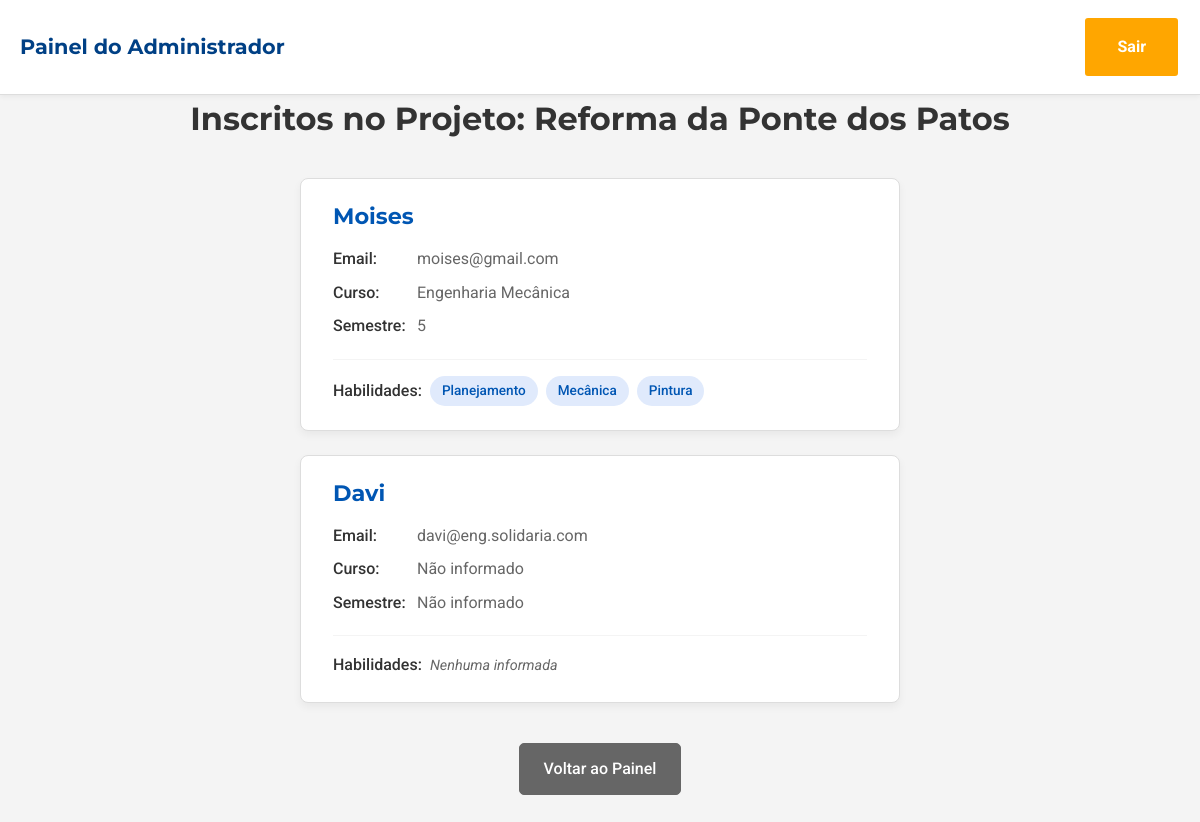
Page /admin/project/2/volunteers (signed in) on the committed database.
### ES/models.py (models this page shows, shortened)
class Project(db.Model):
    id = db.Column(db.Integer, primary_key=True)
    title = db.Column(db.String(150), nullable=False)
    description = db.Column(db.Text, nullable=False)
    location = db.Column(db.String(100), nullable=False)
    status = db.Column(db.String(50), nullable=False, default='Não Inicializada')
    work_date = db.Column(db.Date, nullable=True)
    responsible_org = db.Column(db.String(150), nullable=True)
    responsible_contact = db.Column(db.String(100), nullable=True)
    voluntarios = db.relationship('User', secondary=inscricoes, back_populates='projects')
    required_skills = db.relationship('Skill', secondary=project_skills, lazy='subquery', backref=db.backref('projects', lazy=True))

class User(db.Model):
    id = db.Column(db.Integer, primary_key=True)
    nome = db.Column(db.String(100), nullable=False)
    email = db.Column(db.String(100), unique=True, nullable=False)
    senha = db.Column(db.String(256), nullable=False)
    projects = db.relationship('Project', secondary=inscricoes, back_populates='voluntarios')
    is_admin = db.Column(db.Boolean, default=False, nullable=False)
    course = db.Column(db.String(100), nullable=True)
    semester = db.Column(db.Integer, nullable=True)
    projects = db.relationship('Project', secondary=inscricoes, back_populates='voluntarios')
    skills = db.relationship('Skill', secondary=user_skills, lazy='subquery', backref=db.backref('users', lazy=True))

class Skill(db.Model):
    id = db.Column(db.Integer, primary_key=True)
    name = db.Column(db.String(50), unique=True, nullable=False)

### ES/routes.py (the view)
@main.route('/admin/project/<int:project_id>/volunteers')
@admin_required
def view_volunteers(project_id):
    projeto = Project.query.get_or_404(project_id)
    return render_template('volunteers.html', project=projeto, logged_in=True)

### ES/routes.py (called while the page is built)
def admin_required(f):
    @wraps(f)
    def decorated_function(*args, **kwargs):
        if 'user_id' not in session:
            flash('Acesso negado. Por favor, faça o login como admin', 'danger')
            return redirect(url_for('main.login_cadastro'))
        user = User.query.get(session['user_id'])
        if not user.is_admin:
            flash('Você não tem permissão para acessar esta pagina.', 'danger')
            return redirect(url_for('main.homepage'))
        return f(*args, **kwargs)
    return decorated_function

### ES/templates/volunteers.html (shortened to what this page needs)
<!DOCTYPE html>
<html lang="pt-BR">
<head>
    <link rel="stylesheet" href="{{ url_for('static', filename='css/base.css') }}">
    <link rel="stylesheet" href="{{ url_for('static', filename='css/volunteers.css') }}">
</head>
<body data-logged-in="True">
    <header class="header">
        <nav class="container navbar">
            <a href="{{ url_for('main.admin_page') }}" class="logo">Painel do Administrador</a>
            <div>
                <a href="{{ url_for('main.logout') }}" class="btn btn-primary">Sair</a>
            </div>
        </nav>
    </header>
    <main class="container">
        <h1 class="section-title">Inscritos no Projeto: {{ project.title }}</h1>
        {% if project.voluntarios %}
            <ul class="volunteer-list">
                {% for voluntario in project.voluntarios %}
                <li class="volunteer-card">
                    <h3>{{ voluntario.nome }}</h3>
                    <p><strong>Email:</strong> {{ voluntario.email }}</p>
                    <p><strong>Curso:</strong> {{ voluntario.course or 'Não informado' }}</p>
                    <p><strong>Semestre:</strong> {{ voluntario.semester or 'Não informado' }}</p>
                    <div class="volunteer-skills">
                        <strong>Habilidades:</strong>
                        {% if voluntario.skills %}
                            {% for skill in voluntario.skills %}
                                <span class="tag skill-tag">{{ skill.name }}</span>
                            {% endfor %}
                        {% else %}
                            <span class="no-skills">Nenhuma informada</span>
                        {% endif %}
                    </div>
                </li>
                {% endfor %}
            </ul>
        {% else %}
            <p class="no-volunteers-message">Ainda não há voluntários inscritos neste projeto.</p>
        {% endif %}
        <div class="back-link-container">
            <a href="{{ url_for('main.admin_page') }}" class="btn btn-secondary">Voltar ao Painel</a>
        </div>
    </main>
</body>
</html>

### ES/static/css/base.css (style rules this page uses)
:root { --cor-primaria: #253594; --cor-secundaria: #d9534f; --cor-sucesso: #4cae4c; --cor-fundo: #ffffff; --cor-fundo-secundario: #f4f4f4; --cor-texto: #333333; --cor-texto-claro: #ffffff; --cor-borda: #e0e0e0; --cor-botao: #f7b910; --cor-botao: #ffa600; --fonte-principal: "Roboto", sans-serif; --fonte-secundaria: "Montserrat", sans-serif; --texto-xs: 0.75rem; --texto-sm: 0.875rem; --texto-base: 1rem; --texto-lg: 1.400rem; --texto-xl: 1.5rem; --texto-2xl: 2rem; --esp-1: 0.25rem; --esp-2: 0.5rem; --esp-3: 1rem; --esp-4: 1.5rem; --esp-5: 2rem; --esp-6: 3rem; --raio-borda: 5px; --sombra-padrao: 0 4px 12px rgba(0, 0, 0, 0.08); --largura-maxima: 1200px; }
*, *::before, *::after { box-sizing: border-box; margin: 0; padding: 0; }
html { scroll-behavior: smooth; -webkit-font-smoothing: antialiased; -moz-osx-font-smoothing: grayscale; }
body { min-height: 100vh; display: flex; flex-direction: column; font-family: var(--fonte-principal); font-size: var(--texto-base); color: var(--cor-texto); background-color: var(--cor-fundo); line-height: 1.6; }
ul, ol { list-style: none; }
a { text-decoration: none; color: var(--cor-primaria); }
h1, h2, h3, h4, h5, h6 { font-family: var(--fonte-secundaria); font-weight: 700; line-height: 1.2; margin-bottom: var(--esp-3); }
h1 { font-size: var(--texto-2xl); }
.btn { display: inline-block; padding: var(--esp-3) var(--esp-5); font-family: var(--fonte-principal); font-weight: 700; border-radius: var(--raio-borda); text-decoration: none; transition: all 0.3s ease; border: 2px solid transparent; cursor: pointer; text-align: center; }
.btn-primary { background-color: var(--cor-botao); color: var(--cor-texto-claro); border-color: var(--cor-botao-hover); }
.btn-secondary { background-color: transparent; color: var(--cor-texto); border-color: var(--cor-borda); }

### ES/static/css/volunteers.css (style rules this page uses)
:root { --primary-color: #0056b3; --primary-color-dark: #004085; --text-color: #333; --text-color-light: #666; --light-gray: #f4f4f4; --border-color: #ddd; --white: #ffffff; }
body { background-color: var(--light-gray); }
.header { background-color: var(--white); border-bottom: 1px solid var(--border-color); padding: 1rem 0; position: fixed; top: 0; left: 0; width: 100%; z-index: 100; box-shadow: 0 2px 5px rgba(0,0,0,0.05); }
.navbar { display: flex; justify-content: space-between; align-items: center; padding: 0 20px; }
.logo { font-family: 'Montserrat', sans-serif; font-size: 1.3rem; font-weight: 700; color: var(--primary-color-dark); text-decoration: none; }
main.container { padding-top: 100px; padding-bottom: 40px; }
.section-title { font-family: 'Montserrat', sans-serif; font-size: 2rem; font-weight: 700; color: var(--text-color); text-align: center; margin-bottom: 2.5rem; }
.volunteer-list { list-style: none; padding: 0; margin: 0; display: flex; flex-direction: column; padding: 0 25%; gap: 1.5rem; }
.volunteer-card { background-color: var(--white); border: 1px solid var(--border-color); border-radius: 8px; padding: 1.5rem 2rem; box-shadow: 0 4px 8px rgba(0,0,0,0.05); }
.volunteer-card h3 { font-family: 'Montserrat', sans-serif; font-size: 1.4rem; color: var(--primary-color); margin-top: 0; margin-bottom: 1rem; }
.volunteer-card p { font-family: 'Roboto', sans-serif; font-size: 1rem; color: var(--text-color-light); margin: 0.5rem 0; line-height: 1.6; }
.volunteer-card p strong { color: var(--text-color); font-weight: 500; min-width: 80px; display: inline-block; }
.volunteer-skills { margin-top: 1.25rem; padding-top: 1rem; border-top: 1px solid var(--light-gray); font-family: 'Roboto', sans-serif; display: flex; align-items: center; flex-wrap: wrap; gap: 0.5rem; }
.volunteer-skills strong { color: var(--text-color); font-weight: 500; }
.tag.skill-tag { background-color: #e0eafc; color: #0056b3; padding: 0.25rem 0.75rem; border-radius: 15px; font-size: 0.85rem; font-weight: 500; }
.no-skills { font-style: italic; color: var(--text-color-light); font-size: 0.9rem; }
.back-link-container { text-align: center; margin-top: 2.5rem; }
.btn-secondary { display: inline-block; font-family: 'Roboto', sans-serif; font-weight: 500; text-decoration: none; padding: 0.75rem 1.5rem; border-radius: 5px; transition: all 0.3s ease; cursor: pointer; background-color: var(--text-color-light); color: var(--white); border: 1px solid var(--text-color-light); }

### rows in the picture
Project: title "Reforma da Ponte dos Patos"
User: nome "Moises", email "moises@gmail.com", course "Engenharia Mecânica", semester "5"
Skill: name "Planejamento"
Skill: name "Mecânica"
Skill: name "Pintura"
User: nome "Davi", email "davi@eng.solidaria.com", course "Não informado", semester "Não informado", shows "Nenhuma informada"
